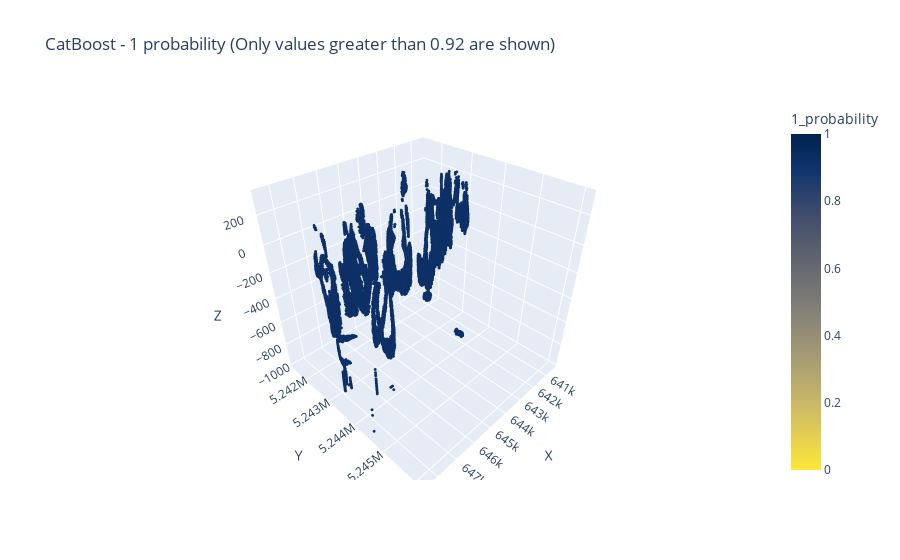

Notebook source saved alongside this figure:
### Code cell
df_select1 = df_CatBoost[(df_CatBoost['predictions'] == 1) & (df_CatBoost['1_probability'] >= 0.92)]
fig = px.scatter_3d(df_select1, x='X', y='Y', z='Z', color='1_probability', range_color=(0,1),
                   color_continuous_scale=px.colors.sequential.Cividis_r,
                   title='CatBoost - 1 probability (Only values greater than 0.92 are shown)')
fig.update_traces(marker_size = 1)
fig.show()

### Figure 1 — Plotly figure (JSON) as saved in the notebook; plotly's stock layout.template omitted (floating-point values rounded to 4 significant figures; data arrays with more than 128 entries replaced by an {"elided": "..."} marker saying what was removed)
{"data": [{"hovertemplate": "X=%{x}<br>Y=%{y}<br>Z=%{z}<br>1_probability=%{marker.color}<extra></extra>", "legendgroup": "", "marker": {"color": {"elided": "28736 float values"}, "coloraxis": "coloraxis", "size": 1, "symbol": "circle"}, "mode": "markers", "name": "", "scene": "scene", "showlegend": false, "type": "scatter3d", "x": {"elided": "28736 float values"}, "y": {"elided": "28736 float values"}, "z": {"elided": "28736 float values"}}], "layout": {"coloraxis": {"cmax": 1, "cmin": 0, "colorbar": {"title": {"text": "1_probability"}}, "colorscale": [[0, "#fee838"], [0.1111, "#e1cc55"], [0.2222, "#c3b369"], [0.3333, "#a59c74"], [0.4444, "#8a8678"], [0.5556, "#707173"], [0.6667, "#575d6d"], [0.7778, "#3b496c"], [0.8889, "#123570"], [1, "#00224e"]]}, "legend": {"tracegroupgap": 0}, "scene": {"domain": {"x": [0, 1], "y": [0, 1]}, "xaxis": {"title": {"text": "X"}}, "yaxis": {"title": {"text": "Y"}}, "zaxis": {"title": {"text": "Z"}}}, "title": {"text": "CatBoost - 1 probability (Only values greater than 0.92 are shown)"}}}
